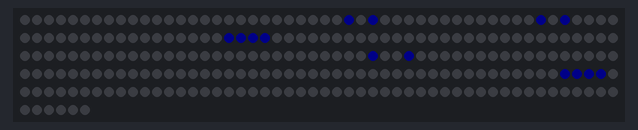
This sketch was run on a simulated Arduino Uno, built with avr-gcc and run on an emulated ATmega328P. Parts: 256 RGB LEDs in strip order, left to right, continuing on the next row. Dim RGB values are drawn brighter than linear; what the sketch prints to the serial monitor is not drawn.

Above: at 0.1 s.

The sketch:

8x8LED.ino
```cpp
#include <FastLED.h>
//#include "types.h"
#include "letter_defs.h"

/* Changes based on LED matrix used */
#define X_PIXELS 32
#define Y_PIXELS 8
#define LED_PIN 5

/* Derived define types */
#define NUM_LEDS X_PIXELS * Y_PIXELS
#define MAX_X_ELEMENTS X_PIXELS - 1
#define MAX_Y_ELEMENTS Y_PIXELS - 1

/* Constant per encoding standard */
#define NUM_BITS_ENCODING 30
#define X_ENCODING_LENGTH 5
#define Y_ENCODING_LENGTH 6

CRGB leds [ NUM_LEDS ] ;

/* Writes a single pixel based on x and y input  */
static void writePixel(const byte x, const byte y )
{
    if ( (x > MAX_X_ELEMENTS) ||
         (y > MAX_Y_ELEMENTS) ||
         (x < 0) ||
         (y < 0))
    {
        return; // Ignore the write command if x and y are out of bounds.
    }
//    leds[lookupArray[y*Y_PIXELS + x]] = CRGB(0,0,10);

    uint16_t assignment = ( ( 0 == ( x % 2)))? X_PIXELS*x+y : Y_PIXELS*x +( Y_PIXELS-1-y ) ;
    leds[assignment] = CRGB(0,0,10);
}


void writeLetterTesting( Character * ct )
{
    // Ensure the letter input parameters are correct.

    uint8_t x_ct; // x counter
    uint8_t y_ct; // y counter
    const byte x_it = min( X_ENCODING_LENGTH, X_PIXELS - ct->x );
    const byte y_it = min( Y_ENCODING_LENGTH, Y_PIXELS - ct->y );
//    const byte x_clipped = min ( lt->x + (byte)X_ENCODING_LENGTH - (byte)X_PIXELS, X_ENCODING_LENGTH);

    int x_c = ct->x +(byte)X_ENCODING_LENGTH - (byte)X_PIXELS;
    if (x_c <= 0)
    {
        x_c = 0;
    }
    const byte x_clipped = (uint8_t) x_c;

    Serial.print("\n X Iterations: ");
    Serial.print( x_it);
    Serial.print("     Y Iterations: ");
    Serial.print(y_it);
    Serial.print("     X Clippeed: ");
    Serial.print(x_clipped);

    uint32_t encodingVal = ct->encoding; // Copy of the encoding value, used to shift the encoding val that is const.
    /* For loop starts with the y coordinate (1st row). */
    for (y_ct = 0; y_ct < y_it; y_ct++)
    {
        for (x_ct = 0; x_ct < x_it; x_ct++)
        {
            // If the encoding value equals 1, write the position to the current x y coordinate.
            if ( (encodingVal) & 0x80000000)
            {
                writePixel ( ct->x + x_ct, ct->y + y_ct );
            }
            encodingVal = encodingVal << 1 ; // This will be zero in the case of no clipping.
        }
        // Compensational shift to account for X clipping.
        encodingVal = encodingVal << x_clipped;
    }
}


void setLetterCoordinate( Character * ct, byte x, byte y )
{
    if ( ( x > MAX_X_ELEMENTS ) ||
        (y > MAX_Y_ELEMENTS))
    {
        return;
    }

    ct->x = x;
    ct->y = y;
    return;
}


uint8_t testeCounter;

extern const Character lettArr[];
extern const Character numArr[];

void testAlphabet()
{
    for (testeCounter = 0; testeCounter < 26; testeCounter++)
    {
        writeLetterTesting ( &(lettArr[testeCounter]));
        FastLED.show();
        delay(1000);
        FastLED.clear();
        Serial.println("S");
    }
    delay(2000);
}

void testNumbers()
{
    for (testeCounter = 0; testeCounter < 10; testeCounter++)
    {
        writeLetterTesting( &(numArr[testeCounter]));
        FastLED.show();
        delay(1000);
        FastLED.clear();
    }
}

void setup()
{
    Serial.begin(115200);
    FastLED.addLeds<WS2812, LED_PIN, GRB>( leds , NUM_LEDS );
    FastLED.setMaxPowerInVoltsAndMilliamps( 5, 500 );
    FastLED.clear();
    FastLED.show();
}

void testLetterScroll( Character * lt )
{
    uint8_t counter;
    for ( counter = 0; counter < 8; counter++ )
    {
        setLetterCoordinate(lt, 2, counter);
        writeLetterTesting (lt);
        FastLED.show();
        delay(500);
        FastLED.clear();
    }
}

void testLetterScrollLR( Character * lt)
{

}

void loop()
{
    Character * thisLetter = ( &(lettArr[0]));
    //testLetterScroll ( &_s);
    //setLetterCoordinate( )
    setLetterCoordinate(thisLetter, 2, 1);
    writeLetterTesting (thisLetter);
    FastLED.show();

}
```

letter_defs.h
```cpp
#ifndef LETTER_DEFS_H
#define LETTER_DEFS

#include <stdint.h>

typedef struct Letter_t // TODO rename this to character
{
    const uint32_t encoding;
    byte x;
    byte y;
} Character;


Character test =
{
    .encoding = 0xFC3FF87C
};

Character _a = {
    .encoding = 0x22A3F8C4
};

Character _b = {
    .encoding = 0xF47DE8F8
};

Character _c = {
    .encoding = 0x7C21083C
};

Character _d = {
    .encoding = 0xF46318F8
};

Character _e = {
    .encoding = 0xFC3FF87C
};

Character _f = {
    .encoding = 0xFC3D0840
};

Character _g = {
    .encoding = 0x7C3D18B8
};

Character _h = {
    .encoding = 0x8C7FF8C4
};

Character _i = {
    .encoding = 0xF908427C
};

Character _j = {
    .encoding = 0xF8842170
};

Character _k = {
    .encoding = 0x8CA9C944
};

Character _l = {
    .encoding = 0x8421083C
};

Character _m = {
    .encoding = 0x8EEB18C4
};

Character _n = {
    .encoding = 0x8E6B38C4
};

Character _o = {
    .encoding = 0x746318B8
};

Character _p = {
    .encoding = 0xF463E840
};

Character _q = {
    .encoding = 0x746319BC
};

Character _r = {
    .encoding = 0xF463E944
};

Character _s = {
    .encoding = 0x7C3C10F8
};

Character _t = {
    .encoding = 0xF9084210
};

Character _u = {
    .encoding = 0x8C6318B8
};

Character _v = {
    .encoding = 0x8C631510
};

Character _w = {
    .encoding = 0x8C6B5AA8
};

Character _x = {
    .encoding = 0x8A884544
};

Character _y = {
    .encoding = 0x8A884210
};

Character _z = {
    .encoding = 0xF888887C
};

/* Number Encodings */
Character _zero =
{
    .encoding = 0x746318B8
};
Character _one =
{
    .encoding = 0x2328427C
};

Character _two =
{
    .encoding = 0x744C887C
};

Character _three =
{
    .encoding = 0xF043F0F8
};

Character _four =
{
    .encoding = 0x8C62F084
};

Character _five =
{
    .encoding = 0x7C20E0F8
};

Character _six =
{
    .encoding = 0x743D18B8
};

Character _seven =
{
    .encoding = 0xF0444440
};

Character _eight =
{
    .encoding = 0x7462E8B8
};

Character _nine =
{
    .encoding = 0x7462F084
};

const Character lettArr[] = {_a,_b,_c,_d,_e,_f,_g,_h,_i,_j,_k,_l,_m,_n,_o,_p,_q,_r,_s,_t,_u,_v,_w,_x,_y,_z  };
const Character numArr[] = {_zero,_one,_two,_three,_four,_five,_six,_seven,_eight,_nine};


#endif
```
